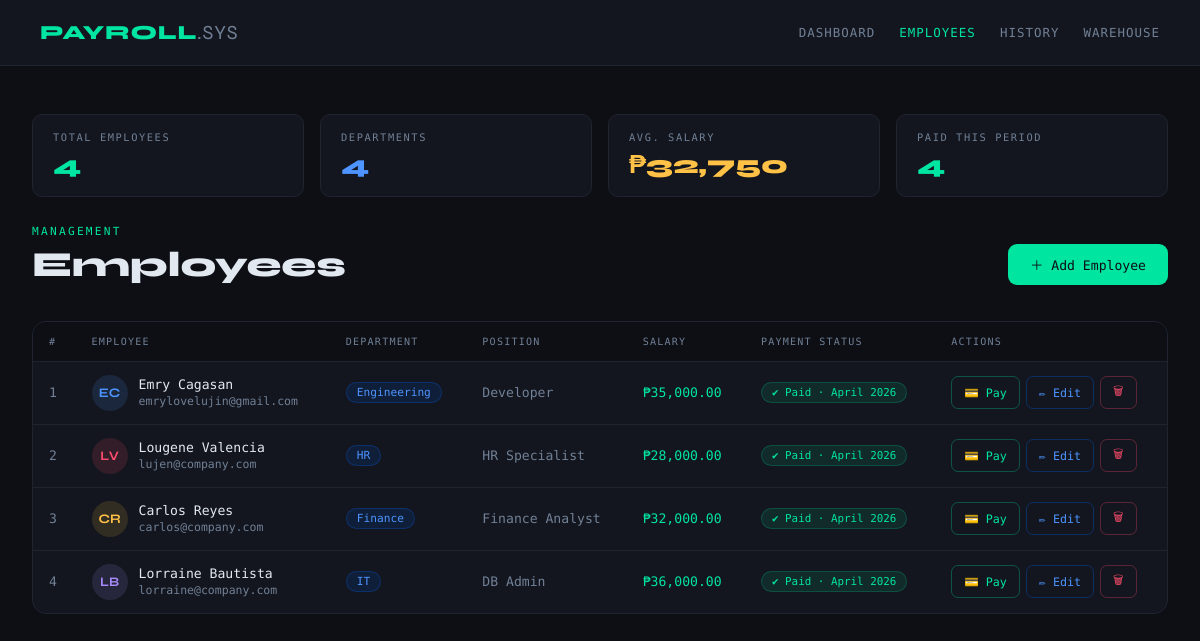
Page /employees/index.php on the committed database.
### tables this page shows
CREATE TABLE IF NOT EXISTS employees (
    employee_id   INT            NOT NULL AUTO_INCREMENT,
    first_name    VARCHAR(50)    NOT NULL,
    last_name     VARCHAR(50)    NOT NULL,
    email         VARCHAR(100)   NOT NULL UNIQUE,
    position      VARCHAR(100),
    salary        DECIMAL(10,2)  NOT NULL DEFAULT 0.00,
    hire_date     DATE           NOT NULL,
    department_id INT            NOT NULL,
    version       INT            NOT NULL DEFAULT 0,
    PRIMARY KEY (employee_id),
    FOREIGN KEY (department_id) REFERENCES departments(department_id)
        ON UPDATE CASCADE ON DELETE RESTRICT
);

CREATE TABLE IF NOT EXISTS departments (
    department_id   INT          NOT NULL AUTO_INCREMENT,
    department_name VARCHAR(100) NOT NULL,
    location        VARCHAR(100),
    PRIMARY KEY (department_id)
);

### employees/index.php (the view, shortened to what this page needs)
<?php include '../config/database.php'; ?>
<!DOCTYPE html>
<html lang="en">
<head>
</head>
<body>
<div class="topbar">
    <a href="../dashboard.php" class="topbar-brand">PAYROLL<span>.SYS</span></a>
    <nav class="topbar-nav">
        <a href="../dashboard.php">Dashboard</a>
        <a href="index.php" class="active">Employees</a>
        <a href="../payroll_history.php">History</a>
        <a href="../warehouse/index.php">Warehouse</a>
    </nav>
</div>
<div class="main">
    <?php
    $employees = $pdo->query("
        SELECT e.*, d.department_name,
               (SELECT status     FROM payroll WHERE employee_id = e.employee_id ORDER BY pay_date DESC LIMIT 1) AS last_status,
               (SELECT pay_period FROM payroll WHERE employee_id = e.employee_id ORDER BY pay_date DESC LIMIT 1) AS last_period
        FROM employees e
        JOIN departments d ON e.department_id = d.department_id
        ORDER BY e.employee_id ASC
    ")->fetchAll();
    $total      = count($employees);
    $avg_salary = $total ? array_sum(array_column($employees, 'salary')) / $total : 0;
    $depts      = count(array_unique(array_column($employees, 'department_id')));
    $paid_count = count(array_filter($employees, fn($e) => $e['last_status'] === 'Paid'));
    ?>
    <div class="stats">
        <div class="stat"><div class="stat-label">Total Employees</div><div class="stat-value green"><?= $total ?></div></div>
        <div class="stat"><div class="stat-label">Departments</div><div class="stat-value blue"><?= $depts ?></div></div>
        <div class="stat"><div class="stat-label">Avg. Salary</div><div class="stat-value amber">₱<?= number_format($avg_salary, 0) ?></div></div>
        <div class="stat"><div class="stat-label">Paid This Period</div><div class="stat-value green"><?= $paid_count ?></div></div>
    </div>
    <div class="page-header">
        <div>
            <div class="page-label">Management</div>
            <h1 class="page-title">Employees</h1>
        </div>
        <a href="add.php" class="btn-add">＋ Add Employee</a>
    </div>
    <div class="table-wrap">
        <table>
            <thead>
                <tr>
                    <th>#</th><th>Employee</th><th>Department</th>
                    <th>Position</th><th>Salary</th><th>Payment Status</th><th>Actions</th>
                </tr>
            </thead>
            <tbody>
            <?php if (empty($employees)): ?>
                <tr><td colspan="7">
                    <div class="empty">
                        <div class="empty-icon">🗂️</div>
                        <div class="empty-title">No employees yet</div>
                        <div>Click "Add Employee" to get started.</div>
                    </div>
                </td></tr>
            <?php else:
                $colors = ['#00e5a0','#4d94ff','#ff4d6d','#ffc247','#a78bfa','#fb923c'];
                foreach ($employees as $row):
                    $initials = strtoupper(substr($row['first_name'],0,1) . substr($row['last_name'],0,1));
                    $color    = $colors[$row['employee_id'] % count($colors)];
            ?>
                <tr>
                    <td style="color:var(--text-dim)"><?= $row['employee_id'] ?></td>
                    <td>
                        <div class="name-cell">
                            <div class="avatar" style="background:<?= $color ?>22;color:<?= $color ?>"><?= $initials ?></div>
                            <div>
                                <div class="emp-name"><?= htmlspecialchars($row['first_name'] . ' ' . $row['last_name']) ?></div>
                                <div class="emp-email"><?= htmlspecialchars($row['email']) ?></div>
                            </div>
                        </div>
                    </td>
                    <td><span class="dept-pill"><?= htmlspecialchars($row['department_name']) ?></span></td>
                    <td style="color:var(--text-dim)"><?= htmlspecialchars($row['position']) ?></td>
                    <td class="salary">₱<?= number_format($row['salary'], 2) ?></td>
                    <td>
                        <?php if ($row['last_status'] === 'Paid'): ?>
                            <span class="pay-status paid">✔ Paid · <?= htmlspecialchars($row['last_period']) ?></span>
                        <?php elseif ($row['last_status'] === 'Pending'): ?>
                            <span class="pay-status pending">⏳ Pending</span>
                        <?php else: ?>
                            <span class="pay-status none">— Not paid yet</span>
                        <?php endif; ?>
                    </td>
                    <td>
                        <div class="actions">
                            <a href="pay.php?id=<?= $row['employee_id'] ?>" class="btn-icon btn-pay">💳 Pay</a>
                            <a href="edit.php?id=<?= $row['employee_id'] ?>" class="btn-icon btn-edit">✏ Edit</a>
                            <a href="delete.php?id=<?= $row['employee_id'] ?>" class="btn-icon btn-del" onclick="return confirm('Delete <?= htmlspecialchars($row['first_name']) ?>?')">🗑</a>
                        </div>
                    </td>
                </tr>
            <?php endforeach; endif; ?>
            </tbody>
        </table>
    </div>
</div>
</body>
</html>

### employees/index.php (style rules this page uses)
*, *::before, *::after { box-sizing: border-box; margin: 0; padding: 0; }
:root { --bg: #0d0f14; --surface: #13161e; --card: #1a1e28; --border: #1f2430; --accent: #00e5a0; --accent2: #0066ff; --danger: #ff4d6d; --warn: #ffc247; --text: #e2e8f0; --text-dim: #718096; }
body { background: var(--bg); color: var(--text); font-family: 'DM Mono', monospace; min-height: 100vh; }
.topbar { display: flex; align-items: center; justify-content: space-between; padding: 20px 40px; border-bottom: 1px solid var(--border); background: var(--surface); position: sticky; top: 0; z-index: 50; }
.topbar-brand { font-family: 'Syne', sans-serif; font-weight: 800; font-size: 1.25rem; letter-spacing: .04em; color: var(--accent); text-decoration: none; }
.topbar-brand span { color: var(--text-dim); font-weight: 400; }
.topbar-nav { display: flex; gap: 24px; }
.topbar-nav a { color: var(--text-dim); text-decoration: none; font-size: .78rem; letter-spacing: .08em; text-transform: uppercase; transition: color .2s; }
.topbar-nav a:hover, .topbar-nav a.active { color: var(--accent); }
.main { max-width: 1200px; margin: 0 auto; padding: 48px 32px; }
.page-header { display: flex; align-items: flex-end; justify-content: space-between; margin-bottom: 36px; flex-wrap: wrap; gap: 16px; }
.page-label { font-size: .7rem; letter-spacing: .2em; text-transform: uppercase; color: var(--accent); margin-bottom: 8px; }
.page-title { font-family: 'Syne', sans-serif; font-size: 2.2rem; font-weight: 800; line-height: 1.1; }
.btn-add { display: inline-flex; align-items: center; gap: 8px; padding: 11px 22px; background: var(--accent); color: #0d0f14; border-radius: 9px; font-family: 'DM Mono', monospace; font-size: .82rem; font-weight: 500; text-decoration: none; transition: background .2s; }
.stats { display: flex; gap: 16px; margin-bottom: 28px; flex-wrap: wrap; }
.stat { flex: 1; min-width: 120px; background: var(--surface); border: 1px solid var(--border); border-radius: 10px; padding: 16px 20px; }
.stat-label { font-size: .65rem; letter-spacing: .15em; text-transform: uppercase; color: var(--text-dim); margin-bottom: 6px; }
.stat-value { font-family: 'Syne', sans-serif; font-size: 1.6rem; font-weight: 800; }
.green { color: var(--accent); }
.blue { color: #4d94ff; }
.amber { color: var(--warn); }
.table-wrap { background: var(--surface); border: 1px solid var(--border); border-radius: 14px; overflow: hidden; }
table { width: 100%; border-collapse: collapse; font-size: .82rem; }
thead tr { background: var(--bg); border-bottom: 1px solid var(--border); }
th { padding: 14px 16px; text-align: left; font-size: .63rem; letter-spacing: .12em; text-transform: uppercase; color: var(--text-dim); font-weight: 500; }
tbody tr { border-bottom: 1px solid var(--border); transition: background .15s; }
tbody tr:last-child { border-bottom: none; }
td { padding: 13px 16px; vertical-align: middle; }
.name-cell { display: flex; align-items: center; gap: 11px; }
.avatar { width: 36px; height: 36px; border-radius: 50%; display: flex; align-items: center; justify-content: center; font-family: 'Syne', sans-serif; font-size: 13px; font-weight: 700; flex-shrink: 0; }
.emp-name { font-weight: 500; }
.emp-email { font-size: .72rem; color: var(--text-dim); margin-top: 2px; }
.dept-pill { display: inline-block; padding: 3px 10px; border-radius: 20px; font-size: .7rem; font-weight: 500; background: rgba(0,102,255,.12); color: #4d94ff; border: 1px solid rgba(0,102,255,.25); }
.salary { color: var(--accent); }
.pay-status { display: inline-flex; align-items: center; gap: 5px; padding: 3px 10px; border-radius: 20px; font-size: .68rem; font-weight: 500; }
.pay-status.paid { background: rgba(0,229,160,.1); color: var(--accent); border: 1px solid rgba(0,229,160,.2); }
.actions { display: flex; gap: 6px; flex-wrap: wrap; }
.btn-icon { display: inline-flex; align-items: center; gap: 5px; padding: 6px 12px; border-radius: 7px; font-family: 'DM Mono', monospace; font-size: .73rem; font-weight: 500; text-decoration: none; border: 1px solid var(--border); background: transparent; cursor: pointer; transition: all .15s; white-space: nowrap; }
.btn-pay { color: var(--accent); border-color: rgba(0,229,160,.3); }
.btn-edit { color: #4d94ff; border-color: rgba(0,102,255,.3); }
.btn-del { color: var(--danger); border-color: rgba(255,77,109,.3); }

### rows in the picture
employees: employee_id "1", initials "EC", first_name+last_name "Emry Cagasan", email "emrylovelujin@gmail.com", department.department_name "Engineering", position "Developer", salary "35,000.00", last_period "April 2026"
employees: employee_id "2", initials "LV", first_name+last_name "Lougene Valencia", email "lujen@company.com", department.department_name "HR", position "HR Specialist", salary "28,000.00", last_period "April 2026"
employees: employee_id "3", initials "CR", first_name+last_name "Carlos Reyes", email "carlos@company.com", department.department_name "Finance", position "Finance Analyst", salary "32,000.00", last_period "April 2026"
employees: employee_id "4", initials "LB", first_name+last_name "Lorraine Bautista", email "lorraine@company.com", department.department_name "IT", position "DB Admin", salary "36,000.00", last_period "April 2026"

### other values in the picture
$total "4"
$depts "4"
$avg_salary "32,750"
$paid_count "4"
